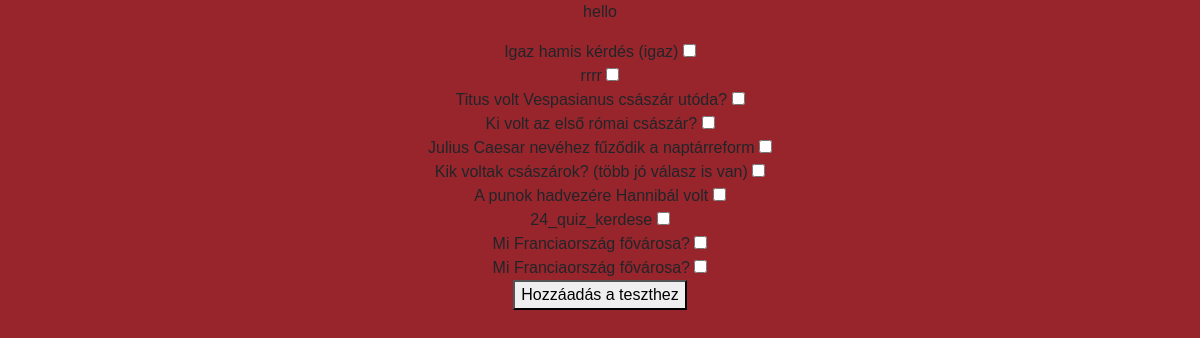
The app's page /test/25/select-questions/ with its own data.
### roman_map/models.py (models this page shows, shortened)
class Question(models.Model):
    id = models.BigAutoField(primary_key=True)
    QUESTION_TYPES = [
        ('mc', 'Több válasz'),
        ('tf', 'Igaz/Hamis')
    ]
    def validate_positiv_number(value):
        if value < 0:
            raise ValidationError(
                ('%(value)s kisebb min 0.'),
                params={'value': value},
            )
    quiz = models.ForeignKey(Quiz, on_delete=models.SET_NULL, related_name='questions', null=True, blank=True)
    text = models.CharField(max_length=255, blank=False)
    question_type = models.CharField(max_length=2, choices=QUESTION_TYPES)
    points = models.PositiveIntegerField(default=0, validators=[validate_positiv_number])

### roman_map/views.py (the view, shortened to what this page needs)
# urls.py: path('test/<int:quiz_id>/select-questions/', view=views.kerdes_kivalasztasa, name="kerdes_kivalasztasa"),
def kerdes_kivalasztasa(request, quiz_id):
    try:
        questions = Question.objects.filter(~Q(quiz = quiz_id))
        return render(request, 'quiz/select_questions.html', {"questions":questions})
    except Question.DoesNotExist as e:
        db_logger.error("Hiba: A kérdés nem található"+str(e))
        messages.error(request, "Hiba: A kérdés nem található!")
        return redirect("teszt_reszletei", quiz_id=quiz.id)
    except Quiz.DoesNotExist as e:
        db_logger.error("Hiba: a teszt nem található"+str(e))
        messages.error(request, "Hiba. A teszt nem található!")
        return redirect("teszt_reszletei", quiz_id=quiz.id)
    except Exception as e:
        db_logger.error("Hiba: "+str(e))
        messages.error(request, "Hiba a kérdések hozzáadása során!")
        return redirect("teszt_reszletei", quiz_id=quiz.id)

### roman_map/templates/quiz/select_questions.html (shortened to what this page needs)
{% extends "quiz/test.html" %}
{% block content %}
<p>hello</p>
<form action="" method="post">
    {% for question in questions %}
            <label for="{{question.id}}">{{question.text}}</label>
            <input type="checkbox" id="{{question.id}}" name="questions" value="{{question.id}}"><br>
    {% endfor %}
    <button type="submit">Hozzáadás a teszthez</button>
</form>
{% endblock content %}

### roman_map/static/styles/tests.css (style rules this page uses)
.tests-background { font-family: Arial, sans-serif; text-align: center; background-color: #98252c; }

### records on screen
Question: text "Igaz hamis kérdés (igaz)"
Question: text "rrrr"
Question: text "Titus volt Vespasianus császár utóda?"
Question: text "Ki volt az első római császár?"
Question: text "Julius Caesar nevéhez fűződik a naptárreform"
Question: text "Kik voltak császárok? (több jó válasz is van)"
Question: text "A punok hadvezére Hannibál volt"
Question: text "24_quiz_kerdese"
Question: text "Mi Franciaország fővárosa?"
Question: text "Mi Franciaország fővárosa?"
